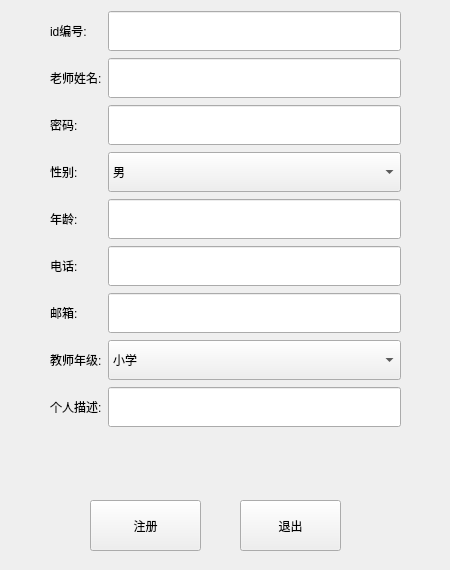
<?xml version="1.0" encoding="UTF-8"?>
<ui version="4.0">
 <class>RegisterTeacherWidget</class>
 <widget class="QWidget" name="RegisterTeacherWidget">
  <property name="geometry">
   <rect>
    <x>0</x>
    <y>0</y>
    <width>450</width>
    <height>570</height>
   </rect>
  </property>
  <property name="windowTitle">
   <string>Form</string>
  </property>
  <widget class="QWidget" name="gridLayoutWidget">
   <property name="geometry">
    <rect>
     <x>50</x>
     <y>10</y>
     <width>351</width>
     <height>421</height>
    </rect>
   </property>
   <layout class="QGridLayout" name="gridLayout">
    <item row="4" column="0">
     <widget class="QLabel" name="label_5">
      <property name="text">
       <string>年龄:</string>
      </property>
     </widget>
    </item>
    <item row="0" column="1">
     <widget class="QLineEdit" name="lineEdit_1">
      <property name="minimumSize">
       <size>
        <width>0</width>
        <height>40</height>
       </size>
      </property>
     </widget>
    </item>
    <item row="3" column="0">
     <widget class="QLabel" name="label_3">
      <property name="text">
       <string>性别:</string>
      </property>
     </widget>
    </item>
    <item row="6" column="0">
     <widget class="QLabel" name="label_7">
      <property name="text">
       <string>邮箱:</string>
      </property>
     </widget>
    </item>
    <item row="0" column="0">
     <widget class="QLabel" name="label">
      <property name="text">
       <string>id编号:</string>
      </property>
     </widget>
    </item>
    <item row="2" column="0">
     <widget class="QLabel" name="label_4">
      <property name="text">
       <string>密码:</string>
      </property>
     </widget>
    </item>
    <item row="1" column="0">
     <widget class="QLabel" name="label_2">
      <property name="text">
       <string>老师姓名:</string>
      </property>
     </widget>
    </item>
    <item row="5" column="0">
     <widget class="QLabel" name="label_6">
      <property name="text">
       <string>电话:</string>
      </property>
     </widget>
    </item>
    <item row="8" column="0">
     <widget class="QLabel" name="label_8">
      <property name="text">
       <string>个人描述:</string>
      </property>
     </widget>
    </item>
    <item row="1" column="1">
     <widget class="QLineEdit" name="lineEdit_2">
      <property name="minimumSize">
       <size>
        <width>0</width>
        <height>40</height>
       </size>
      </property>
     </widget>
    </item>
    <item row="2" column="1">
     <widget class="QLineEdit" name="lineEdit_3">
      <property name="minimumSize">
       <size>
        <width>0</width>
        <height>40</height>
       </size>
      </property>
     </widget>
    </item>
    <item row="4" column="1">
     <widget class="QLineEdit" name="lineEdit_5">
      <property name="minimumSize">
       <size>
        <width>0</width>
        <height>40</height>
       </size>
      </property>
     </widget>
    </item>
    <item row="5" column="1">
     <widget class="QLineEdit" name="lineEdit_6">
      <property name="minimumSize">
       <size>
        <width>0</width>
        <height>40</height>
       </size>
      </property>
     </widget>
    </item>
    <item row="6" column="1">
     <widget class="QLineEdit" name="lineEdit_7">
      <property name="minimumSize">
       <size>
        <width>0</width>
        <height>40</height>
       </size>
      </property>
     </widget>
    </item>
    <item row="8" column="1">
     <widget class="QLineEdit" name="lineEdit_9">
      <property name="minimumSize">
       <size>
        <width>0</width>
        <height>40</height>
       </size>
      </property>
     </widget>
    </item>
    <item row="7" column="0">
     <widget class="QLabel" name="label_9">
      <property name="text">
       <string>教师年级:</string>
      </property>
     </widget>
    </item>
    <item row="3" column="1">
     <widget class="QComboBox" name="comboBox">
      <property name="minimumSize">
       <size>
        <width>0</width>
        <height>40</height>
       </size>
      </property>
      <item>
       <property name="text">
        <string>男</string>
       </property>
      </item>
      <item>
       <property name="text">
        <string>女</string>
       </property>
      </item>
     </widget>
    </item>
    <item row="7" column="1">
     <widget class="QComboBox" name="comboBox_2">
      <property name="minimumSize">
       <size>
        <width>0</width>
        <height>40</height>
       </size>
      </property>
      <item>
       <property name="text">
        <string>小学</string>
       </property>
      </item>
      <item>
       <property name="text">
        <string>初中</string>
       </property>
      </item>
      <item>
       <property name="text">
        <string>高中</string>
       </property>
      </item>
     </widget>
    </item>
   </layout>
  </widget>
  <widget class="QPushButton" name="btn_quit">
   <property name="geometry">
    <rect>
     <x>240</x>
     <y>500</y>
     <width>101</width>
     <height>51</height>
    </rect>
   </property>
   <property name="text">
    <string>退出</string>
   </property>
  </widget>
  <widget class="QPushButton" name="btn_resiger">
   <property name="geometry">
    <rect>
     <x>90</x>
     <y>500</y>
     <width>111</width>
     <height>51</height>
    </rect>
   </property>
   <property name="text">
    <string>注册</string>
   </property>
  </widget>
 </widget>
 <resources/>
 <connections/>
</ui>
